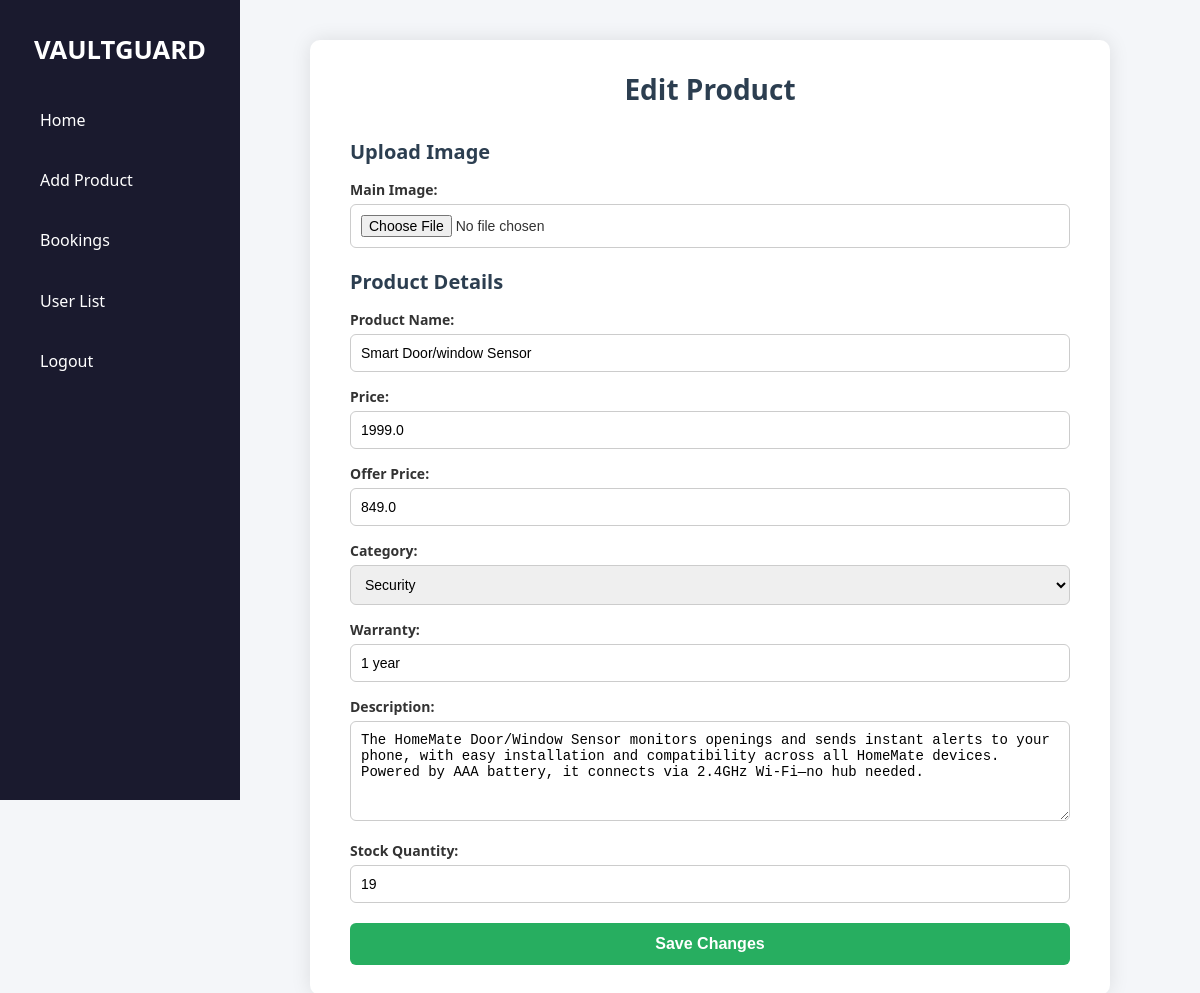
The app's page /dashboard/edit/3/ with its own data.
### app/models.py (models this page shows, shortened)
class Product(models.Model):
    name = models.CharField(max_length=255)
    price = models.FloatField()
    offerprice = models.FloatField(blank=True, null=True)
    description = models.TextField()
    category = models.CharField(max_length=100, choices=CATEGORY_CHOICES)
    warranty = models.CharField(max_length=100, blank=True, null=True)
    stock = models.PositiveIntegerField(default=1)
    image = models.ImageField(upload_to='product_images/', blank=True, null=True)

### app/views.py (the view, shortened to what this page needs)
# urls.py: path('dashboard/edit/<int:id>/', views.edit_g, name='edit_g'),
def edit_g(request, id):
    product = get_object_or_404(Product, id=id)
    return render(request, 'add.html', {'data1': product})

### templates/add.html (shortened to what this page needs)
{% load static %}
<!DOCTYPE html>
<html lang="en">
<head>
    <link rel="stylesheet" href="{% static 'css/firstpage.css' %}">
    <link rel="stylesheet" href="{% static 'css/add.css' %}">
</head>
<body>
<div class="sidebar">
    <h2 class="brand">VAULTGUARD</h2>
    <nav class="sidebar-nav">
        <a href="{% url 'firstpage' %}">Home</a>
        <a href="{% url 'add_product' %}">Add Product</a>
        <a href="{% url 'admin_bookings' %}"> Bookings</a>
        <a href="{% url 'user_list' %}"> User List</a>
        <a href="{% url 'logout' %}">Logout</a>
    </nav>
</div>
<div class="main-content">
    <div class="product-form-wrapper">
        <h2>{% if data1 %}Edit{% else %}Add{% endif %} Product</h2>
        <form action="{% if data1 %}{% url 'edit_g' data1.id %}{% else %}{% url 'add_product' %}{% endif %}" method="post" enctype="multipart/form-data" class="product-form">
            <div class="form-section">
                <h3>Upload Image</h3>
                <label for="image">Main Image:</label>
                <input type="file" name="image" id="image" accept="image/*" {% if not data1 %}required{% endif %}>
            </div>
            <div class="form-section">
                <h3>Product Details</h3>
                <label for="name">Product Name:</label>
                <input type="text" name="name" value="{{ data1.name|default:'' }}" required>
                <label for="price">Price:</label>
                <input type="number" name="price" step="0.01" value="{{ data1.price|default:'' }}" required>
                <label for="offerprice">Offer Price:</label>
                <input type="number" name="offerprice" step="0.01" value="{{ data1.offerprice|default:'' }}">
                <label for="category">Category:</label>
                <select name="category" required>
                    <option value="Security" {% if data1.category == 'Security' %}selected{% endif %}>Security</option>
                </select>
                <label for="warranty">Warranty:</label>
                <input type="text" name="warranty" value="{{ data1.warranty|default:'' }}">
                <label for="description">Description:</label>
                <textarea name="description" required>{{ data1.description|default:'' }}</textarea>
                <label for="stock">Stock Quantity:</label>
                <input type="number" name="stock" min="0" value="{{ data1.stock|default:'' }}" required>
                <button type="submit" class="btn green">
                    {% if data1 %}Save Changes{% else %}Save Product{% endif %}
                </button>
            </div>
        </form>
    </div>
</div>
</body>
</html>

### static/css/firstpage.css (style rules this page uses)
* { margin: 0; padding: 0; box-sizing: border-box; }
body { font-family: 'Segoe UI', sans-serif; display: flex; background-color: #f4f6f8; color: #333; }
.sidebar { width: 240px; background-color: #1a1a2e; height: 100vh; padding: 2rem 1.5rem; position: fixed; left: 0; top: 0; display: flex; flex-direction: column; color: white; }
.sidebar .brand { font-size: 1.6rem; font-weight: bold; margin-bottom: 2rem; text-align: center; }
.sidebar-nav { display: flex; flex-direction: column; gap: 1.2rem; }
.sidebar-nav a { color: #ffffff; text-decoration: none; font-size: 1rem; padding: 0.6rem 1rem; border-radius: 8px; transition: background 0.3s ease; }
.main-content { margin-left: 240px; padding: 2rem; flex: 1; }
.btn { padding: 0.5rem 1rem; border-radius: 6px; text-decoration: none; font-size: 0.9rem; color: white; display: inline-block; }

### static/css/add.css (style rules this page uses)
body { margin: 0; font-family: 'Segoe UI', Tahoma, Geneva, Verdana, sans-serif; background-color: #f4f6f9; color: #333; }
.main-content { margin-left: 220px; padding: 40px; background-color: #f4f6f9; min-height: 100vh; }
.product-form-wrapper { background-color: white; padding: 30px 40px; border-radius: 10px; box-shadow: 0 0 20px rgba(0, 0, 0, 0.1); max-width: 800px; margin: auto; }
.product-form-wrapper h2 { text-align: center; margin-bottom: 30px; font-size: 28px; color: #2c3e50; }
.form-section h3 { font-size: 20px; margin-top: 20px; color: #2c3e50; }
.product-form label { display: block; margin-top: 15px; font-weight: bold; font-size: 14px; }
.product-form input, .product-form select, .product-form textarea { width: 100%; padding: 10px; margin-top: 5px; font-size: 14px; border: 1px solid #ccc; border-radius: 6px; box-sizing: border-box; transition: 0.3s border-color ease; }
textarea { resize: vertical; min-height: 100px; }
.btn.green { background-color: #27ae60; color: white; border: none; padding: 12px 20px; border-radius: 6px; margin-top: 20px; cursor: pointer; font-weight: bold; display: block; width: 100%; font-size: 16px; }

### records on screen
Product: name "Smart Door/window Sensor", price "1999.0", offerprice "849.0", category "Security", warranty "1 year", description "The HomeMate Door/Window Sensor monitors openings and sends instant alerts to your phone, with easy installation and compatibility across all HomeMate devices. Powered by AAA battery, it connects via 2.4GHz Wi-Fi—no hub needed.", stock "19"
